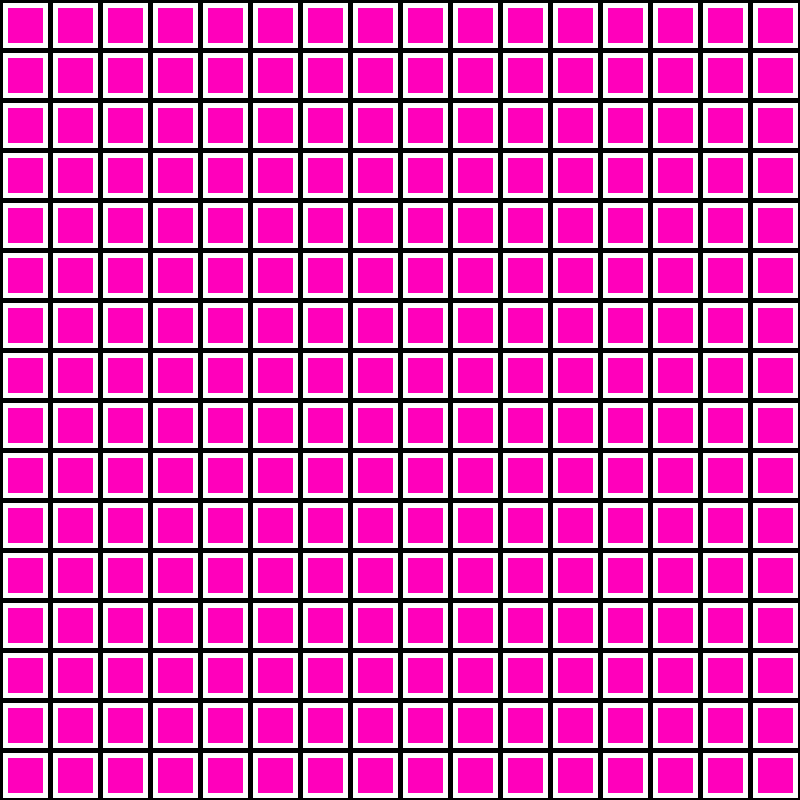
Frame 1 (no input)
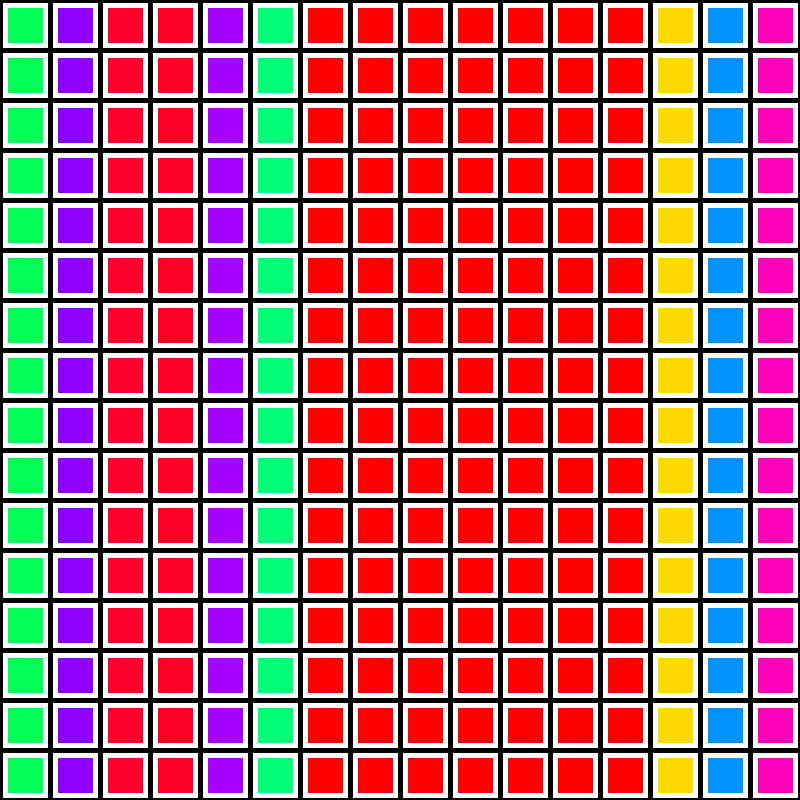
Frame 60 (the mouse pressed at the canvas centre just before this capture)
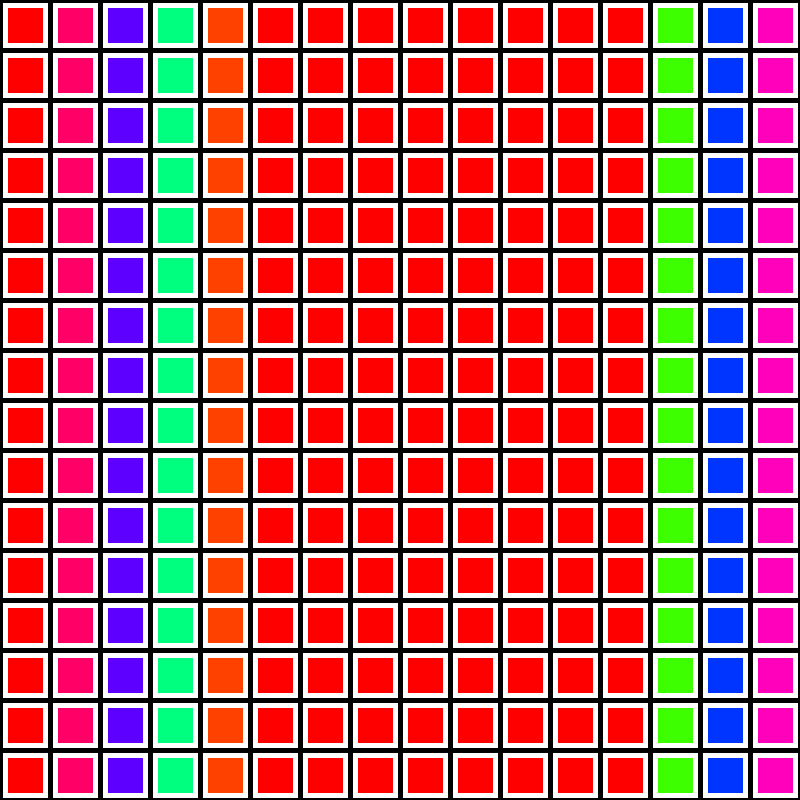
Frame 120 (the mouse held since frame 60 and released just before this capture)

The Processing sketch that drew these frames (run headless with seeded random() and noise(); from frame 60 on, the mouse is pressed at the canvas centre):

// Processing sketch: sketch_2022_08_16
// ── sketch_2022_08_16.pde

float rectWidth = 40;
float rectHeight = 40;
float strokePixels = 5;

float time = 0;
float sine;


void setup () {
  size(800, 800); 
  getSurface().setLocation(1500, 400);
  
}

void draw() {

  sine = abs(sin(time/100));
  time++;
  //println(sine);

  background(0);

  rectMaker(sine, sine);
}

void rectMaker (float colorOffsetA, float colorOffsetB) {

  for (int i = 0; i < width; i+=50) {
    for (int j = 0; j < height; j+=50) {

      float startPosY = height - rectHeight - strokePixels;
      float startPosX = width - rectWidth - strokePixels;
      float colorSine = cos((sine * i / time) + 0.5);


      colorMode(HSB, 1);
      stroke(1, 0, 1);
      fill(colorSine, 1, 1);
      
      strokeWeight(strokePixels);
      rect(startPosX - i, startPosY - j, rectWidth, rectHeight);
    }
  }
}
